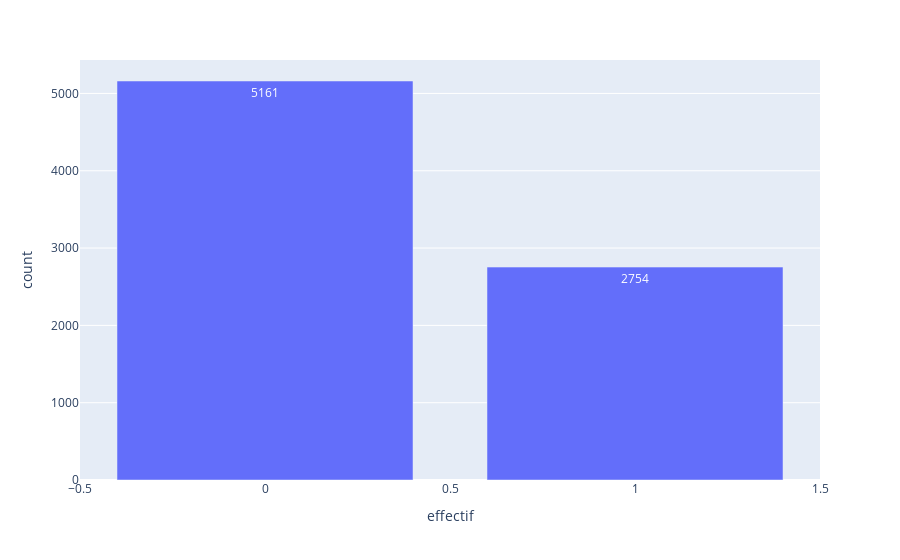

Here is the notebook cell this chart was saved with:
### Code cell
bar

### Figure 1 — Plotly figure (JSON) as saved in the notebook; plotly's stock layout.template omitted (floating-point values rounded to 4 significant figures)
{"data": [{"hovertemplate": "effectif=%{x}<br>count=%{y}<extra></extra>", "legendgroup": "", "marker": {"color": "#636efa", "pattern": {"shape": ""}}, "name": "", "orientation": "v", "showlegend": false, "textposition": "auto", "texttemplate": "%{y}", "type": "bar", "x": [1.0, 0.0], "xaxis": "x", "y": [2754.0, 5161.0], "yaxis": "y"}], "layout": {"barmode": "relative", "legend": {"tracegroupgap": 0}, "margin": {"t": 60}, "xaxis": {"anchor": "y", "domain": [0, 1], "title": {"text": "effectif"}}, "yaxis": {"anchor": "x", "domain": [0, 1], "title": {"text": "count"}}}}
